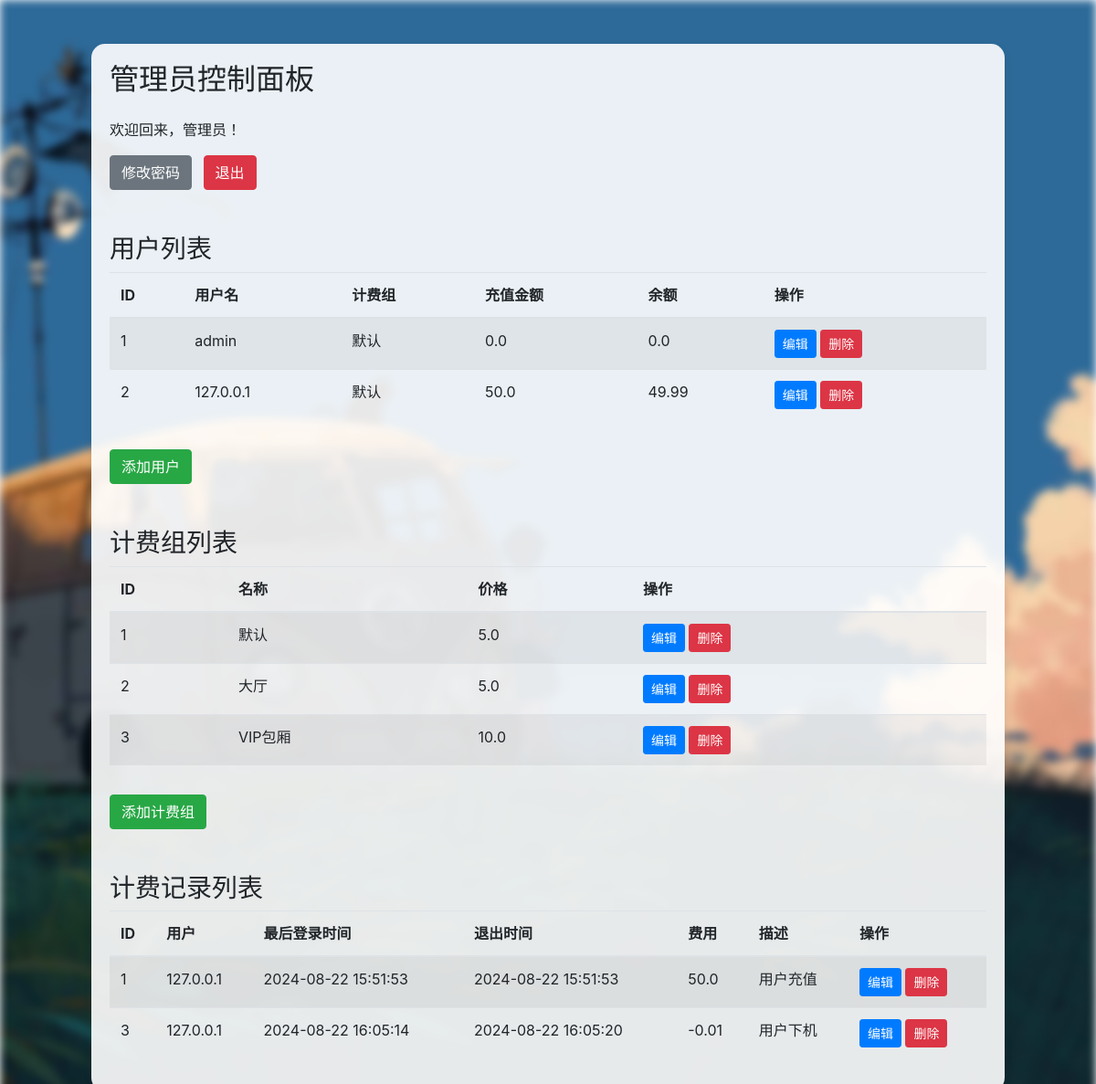
Screenshot of /admin_dashboard (signed in) with the database file from the repository.
### app.py (models this page shows, shortened)
class User(db.Model):
    __tablename__ = 'user'
    id = db.Column(db.Integer, primary_key=True)
    username = db.Column(db.String(80), unique=True, nullable=False)
    password = db.Column(db.String(120), nullable=False)
    is_admin = db.Column(db.Boolean, default=False)
    is_logged = db.Column(db.Boolean, default=False)
    last_login = db.Column(db.DateTime, default=datetime.now())
    billing_group_id = db.Column(db.Integer, db.ForeignKey('billing_group.id'), nullable=False)  # 关联 BillingGroup 模型
    balance = db.Column(db.Float, nullable=False, default=0)
    balance_left = db.Column(db.Float, nullable=False, default=0)
    on_call = db.Column(db.Boolean, default=False)

class BillingGroup(db.Model):
    __tablename__ = 'billing_group'
    id = db.Column(db.Integer, primary_key=True)
    name = db.Column(db.String(80), unique=True, nullable=False)
    price = db.Column(db.Float, nullable=False)
    users = db.relationship('User', backref='billing_group', lazy=True)

class BillingRecord(db.Model):
    __tablename__ = 'billing_record'
    id = db.Column(db.Integer, primary_key=True)
    user_id = db.Column(db.Integer, db.ForeignKey('user.id'), nullable=False)
    username = db.Column(db.String(80), nullable=False)
    last_login = db.Column(db.DateTime, nullable=False)
    logout_time = db.Column(db.DateTime)  # 下机时间
    fee = db.Column(db.Float, nullable=False)
    description = db.Column(db.String, nullable=False)
    billing_group_id = db.Column(db.Integer, db.ForeignKey('billing_group.id'), nullable=False)
    billing_group = db.relationship('BillingGroup', backref=db.backref('billing_records', lazy=True))
    user = db.relationship('User', backref=db.backref('billing_records', lazy=True))

### app.py (the view)
@app.route('/admin_dashboard')
def admin_dashboard():
    if not session.get('logged_in') or not session.get('is_admin'):
        return redirect(url_for('index'))
    users = User.query.all()  # 获取所有用户
    billing_groups = BillingGroup.query.all()  # 获取所有计费组
    billing_records = BillingRecord.query.all()  # 获取所有计费记录
    calling_users = [user for user in users if user.on_call]
    return render_template('admin_dashboard.html', users=users, billing_groups=billing_groups,
                           billing_records=billing_records, calling_users=calling_users)

### templates/admin_dashboard.html (shortened to what this page needs)
<!DOCTYPE html>
<html>
<head>
    <link rel="stylesheet" href="https://cdn.jsdelivr.net/npm/bootstrap@4.6.2/dist/css/bootstrap.min.css">
        <div class="bg">
        </div>
</head>
<body>
    <div class="container mt-5">
        <div class="admin-panel">
            <div class="row">
                <div class="col-md-12">
                    <h2 class="mb-4">管理员控制面板</h2>
                    <p>欢迎回来，管理员！</p>
                    <a href="/admin_change_password" class="btn btn-secondary mr-2">修改密码</a>
                    <a href="/logout" class="btn btn-danger">退出</a>
                    <h3 class="mt-5">用户列表</h3>
                    <table class="table table-striped">
                        <thead>
                            <tr>
                                <th>ID</th>
                                <th>用户名</th>
                                <th>计费组</th>
                                <th>充值金额</th>
                                <th>余额</th>
                                <th>操作</th>
                            </tr>
                        </thead>
                        <tbody>
                            {% for user in users %}
                            <tr>
                                <td>{{ user.id }}</td>
                                <td>{{ user.username }}</td>
                                <td>{{ user.billing_group.name }}</td>
                                <td>{{ user.balance }}</td>
                                <td>{{ user.balance_left }}</td>
                                <td>
                                    <a href="/edit_user/{{ user.id }}" class="btn btn-sm btn-primary">编辑</a>
                                    <a href="/delete_user/{{ user.id }}" class="btn btn-sm btn-danger">删除</a>
                                </td>
                            </tr>
                            {% endfor %}
                        </tbody>
                    </table>
                    <a href="/add_user" class="btn btn-success mt-3">添加用户</a>
                    <h3 class="mt-5">计费组列表</h3>
                    <table class="table table-striped">
                        <thead>
                            <tr>
                                <th>ID</th>
                                <th>名称</th>
                                <th>价格</th>
                                <th>操作</th>
                            </tr>
                        </thead>
                        <tbody>
                            {% for billing_group in billing_groups %}
                            <tr>
                                <td>{{ billing_group.id }}</td>
                                <td>{{ billing_group.name }}</td>
                                <td>{{ billing_group.price }}</td>
                                <td>
                                    <a href="/edit_billing_group/{{ billing_group.id }}" class="btn btn-sm btn-primary">编辑</a>
                                    <a href="/delete_billing_group/{{ billing_group.id }}" class="btn btn-sm btn-danger">删除</a>
                                </td>
                            </tr>
                            {% endfor %}
                        </tbody>
                    </table>
                    <a href="/add_billing_group" class="btn btn-success mt-3">添加计费组</a>
                    <h3 class="mt-5">计费记录列表</h3>
                    <table class="table table-striped">
                        <thead>
                            <tr>
                                <th>ID</th>
                                <th>用户</th>
                                <th>最后登录时间</th>
                                <th>退出时间</th>
                                <th>费用</th>
                                <th>描述</th>
                                <th>操作</th>
                            </tr>
                        </thead>
                        <tbody>
                            {% for billing_record in billing_records %}
                            <tr>
                                <td>{{ billing_record.id }}</td>
                                <td>{{ billing_record.user.username }}</td>
                                <td>{{ billing_record.last_login.strftime('%Y-%m-%d %H:%M:%S') }}</td>
                                <td>{% if billing_record.logout_time %}{{ billing_record.logout_time.strftime('%Y-%m-%d %H:%M:%S') }}{% endif %}</td>
                                <td>{{ billing_record.fee }}</td>
                                <td>{{ billing_record.description }}</td>
                                <td>
                                    <a href="/edit_billing_record/{{ billing_record.id }}" class="btn btn-sm btn-primary">编辑</a>
                                    <a href="/delete_billing_record/{{ billing_record.id }}" class="btn btn-sm btn-danger">删除</a>
                                </td>
                            </tr>
                            {% endfor %}
                        </tbody>
                    </table>
                </div>
            </div>
        </div>
    </div>
</body>
</html>

### templates/admin_dashboard.html (style rules this page uses)
.bg { position: fixed; top: 0; left: 0; width: 100%; height: 100%; overflow: hidden; z-index: -1; }
.admin-panel { background-color: rgba(255, 255, 255, 0.9); padding: 20px; border-radius: 15px; box-shadow: 0 4px 8px rgba(0,0,0,0.1); margin: 20px auto; max-width: 1000px; }

### rows the page displays
User: id "1", username "admin", billing_group.name "默认", balance "0.0", balance_left "0.0"
User: id "2", username "127.0.0.1", billing_group.name "默认", balance "50.0", balance_left "49.99"
BillingGroup: id "1", name "默认", price "5.0"
BillingGroup: id "2", name "大厅", price "5.0"
BillingGroup: id "3", name "VIP包厢", price "10.0"
BillingRecord: id "1", user.username "127.0.0.1", last_login "2024-08-22 15:51:53", logout_time "2024-08-22 15:51:53", fee "50.0", description "用户充值"
BillingRecord: id "3", user.username "127.0.0.1", last_login "2024-08-22 16:05:14", logout_time "2024-08-22 16:05:20", fee "-0.01", description "用户下机"
